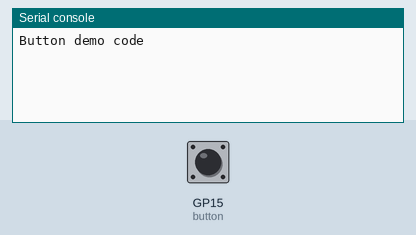
This program was run on a simulated Raspberry Pi Pico running MicroPython. Shown: the last lines printed to the serial console. The inputs (shaded band) are chosen by the test bench; at power-on: GP15 (button) HIGH.

Above: at 1.2 s.
1.3 s: GP15 (button) pulled LOW for 0.15 s
At 2.6 s:
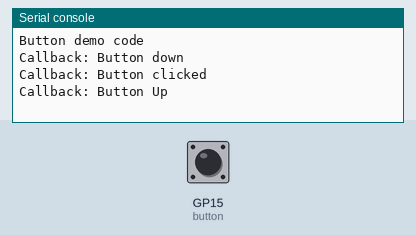
2.9 s: GP15 (button) pulled LOW for 3.2 s
At 4.1 s:
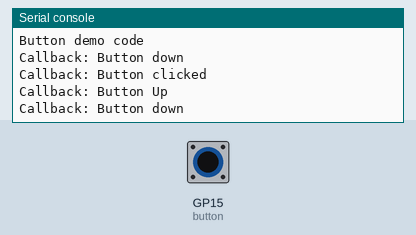

Measured:
- after the input at 1.3 s, the serial console: prints a new line at once (image 1)

The program:

button.py
```python
from machine import Pin
import time


# Implements an abstraction for a button.
# The button uses GPIO interrupts, however the callbacks are executed on the main application thread.
# Periodically call the execute() function for this.
#
# The following callbacks are implemented: (all callbacks are optional)
# Button Down: - Called when the button goes down.
#                 - Always called
# Button Up:   - Called when the button goes up
#                 - Always called
# Clicked:     - Called when the button goes up after being pressed down.
#                 - When the LongPress callback has been assigned: Only called when no long press has been detected
#                 - When the LongPress callback has NOT been assigned: Always called
# LongPress    - Called when the button has been pressed down for longer than the specified time
#                 - Always called.
#                 - A long press will prevent the ButtonClick from being called after the button goes up
#
class Button:

    # Constructor
    def __init__(self,
                 gpioPinNumber: int,
                 downCallback: Callable = None,
                 clickCallback: Callable = None,
                 longPressCallback: Callable = None,
                 buttonUpCallback: Callable = None,
                 longPressTimeMs: int = 1500):

        self.buttonDownCallback = downCallback
        self.clickCallback = clickCallback
        self.longPressCallback = longPressCallback
        self.buttonUpCallback = buttonUpCallback
        self.longPressTimeMs = longPressTimeMs

        self.longPressHandled = False
        self.buttonState = 1
        self.clickedFlag: bool = False
        self.buttonDownFlag: bool = False
        self.buttonUpFlag: bool = False
        self.buttonDownStartTicks = -1;

        self.button = Pin(gpioPinNumber,Pin.IN,Pin.PULL_UP)
        self.button.irq(trigger=Pin.IRQ_RISING | Pin.IRQ_FALLING, handler = self.__button_interruptHandler)


    def __button_interruptHandler(self, buttonPin):

        # Disable interrupts while handling this one
        self.button.irq(handler = None)

        # If we were Pressed, but we're now Released
        if((self.buttonState == 0) and (self.button.value() == 1)):
            self.buttonState = 1
            self.buttonDownStartTicks = -1
            self.buttonUpFlag = True

            if(not self.longPressHandled):
                self.clickedFlag = True


        # If we were Released, but we're now Pressed
        if((self.buttonState == 1) and (self.button.value() == 0)):
            self.buttonState = 0
            self.buttonDownFlag = True
            self.buttonDownStartTicks = time.ticks_ms() # get millisecond counter
            self.longPressHandled = False

        #Re-enable the interrupts
        self.button.irq(handler = self.__button_interruptHandler)


    # Sets the callback for handling when the button is pushed down
    def setCallback_buttonDown(self, callback: Callable):
        self.buttonDownCallback = callback


    # Sets the callback for handling standard button clicks
    def setCallback_click(self, callback: Callable):
        self.clickCallback = callback


    # sets the callback for handling long presses
    def setCallback_longPress(self, callback: Callable):
        self.longPressCallback = callback


    # Sets the callback for handling when the button went up
    def setCallback_buttonUp(self, callback: Callable):
        self.buttonUpCallback = callback


    # Clears the state of the button and resets any pending callbacks
    # Note that this will not remove the assigenedd callback methods
    def reset(self):
        self.buttonState = 1
        self.clickedFlag = False
        self.buttonDownFlag = False
        self.buttonUpFlag = False
        self.buttonDownStartTicks = -1
        self.longPressHandled = False


    # Execute this method from your main application loop for the appropriate callbacks to be called
    # This is to prevent lengthy application code to be executed on the interrupt handler routine
    def execute(self):

        # Determine if the button has been pushed down
        if(self.buttonDownFlag):
            if(self.buttonDownCallback != None):
                self.buttonDownCallback()
            self.buttonDownFlag = False


        # Determine if the button has been clicked
        if(self.clickedFlag):
            if(self.clickCallback != None):
                self.clickCallback()
            self.clickedFlag = False

        # Determine if we waited long enough for a long press if the button is still down
        if(self.buttonState == 0 and (self.longPressCallback != None) and (not self.longPressHandled)):
            if(self.buttonDownStartTicks != -1):
                deltaMs = time.ticks_diff(time.ticks_ms(), self.buttonDownStartTicks) # compute time difference

                if(deltaMs > self.longPressTimeMs):
                    self.longPressHandled = True
                    self.longPressCallback()

        # Determine if the button has been released
        if(self.buttonUpFlag):
            if(self.buttonUpCallback != None):
                self.buttonUpCallback()
            self.buttonUpFlag = False


#
# Demo code from here.
#

def testCallbackButtonDown():
    print("Callback: Button down")

def testCallbackClick():
    print("Callback: Button clicked")

def testCallbackLongPress():
    print("Callback: Button long pressed")

def testCallbackButtonUp():
    print("Callback: Button Up")


# Demo
if __name__ == '__main__':

    print("Button demo code")

    # Create a button. Note that the callbacks and longPress delay time could be set in the constructor
    button = Button(15)

    # Reset the button state (only here for reference purposes. Not actually needed after instantiating)
    button.reset()

    # Assigned the callback handler. Note that all callback handlers are optional
    button.setCallback_buttonDown(testCallbackButtonDown)
    button.setCallback_click(testCallbackClick)
    button.setCallback_longPress(testCallbackLongPress)
    button.setCallback_buttonUp(testCallbackButtonUp)


    # In your application logic, periodically call the execute function. This will in turn call the appropriate callback methods.
    # The reason for this is to prevent your application logic from being executed on the interrupt handler thread.
    while(True):
        button.execute()
        time.sleep_ms(1)
```
